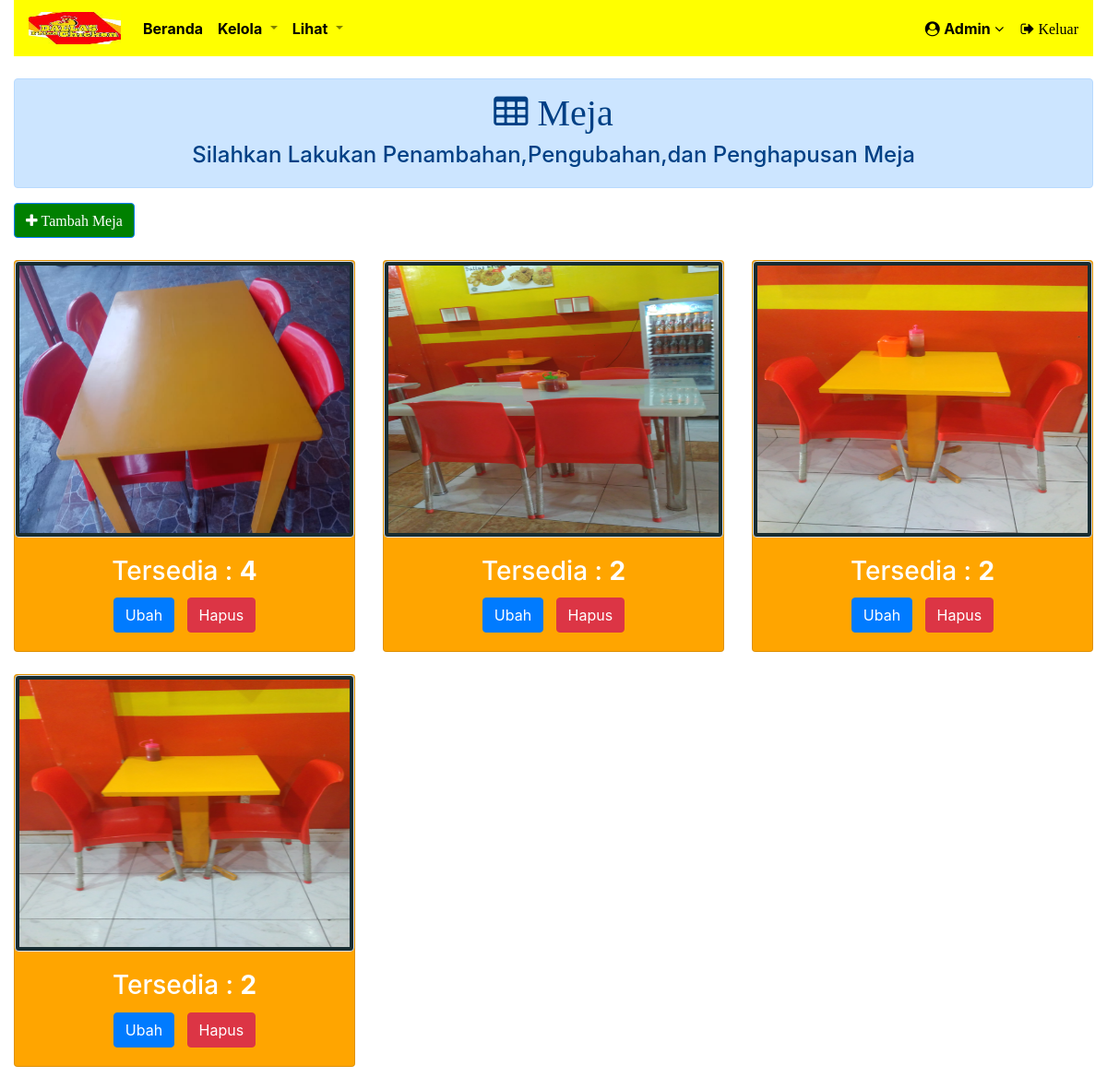
The app's page /meja.php?semuaMeja (signed in) with its own data.
### tables this page shows
CREATE TABLE `t_meja` (
  `id_meja` int(20) NOT NULL,
  `jumlah_kursi` int(50) NOT NULL,
  `gambar` varchar(50) NOT NULL,
  `Deskripsi` text NOT NULL
);

### meja.php (the view, shortened to what this page needs)
<!DOCTYPE html>
<html>
<head>
	<?php
		include("hf/reference.php");
	?>
</head>
<body>
		<div class="container-fluid">
		<?php include("hf/menubar.php"); ?>
		<?php if(isset($_GET['semuaMeja'])) { ?>
		<?php
			if (isset($_SESSION['admin']) && $_SESSION['admin'] == 1) {
		?>
		<br>
		<div class="row">
			<div class="col-md-12">
				<div>
					<div class="alert alert-primary">
						<center><h1><i class="fa fa-table"> Meja</i></h1></center>
						<center><h4>Silahkan Lakukan Penambahan,Pengubahan,dan Penghapusan Meja</h4></center>
					</div>
				</div>
			</div>
		</div>
		<div class="row">
			<div class="col-md-12">
				<div>
						<a href="meja.php?buatMejaBaru" class="btn btn-primary" style="background-color: green"><i class="fa fa-plus"> Tambah Meja</i></a>
				</div>
			</div>
		</div>
		<?php } ?>
		<br>
		<div class="row">
			<?php
				$queri = "SELECT * FROM t_meja";
				$gambar = mysqli_query($conn,$queri);
				while($gambars = mysqli_fetch_array($gambar)) {
			?>
			<div class="col-md-4">
				<div class="card" style="background-color: orange">
					<a href="#"><img src="assets/img/meja/<?=$gambars['gambar']?>" class="img-thumbnail" alt="avatar" style="height: 300px;width: 500px;background-color: #182c31" data-container="body" data-toggle="popover" data-placement="top" data-content="<?php echo $gambars['Deskripsi']; ?>"></a>
					<div class="card-body">
						<h3><center><p class="card-title" style="color : white">Tersedia : <b><?php echo $gambars['jumlah_kursi'] ?></b></p></center></h3>
						<center>
							<?php
								if (isset($_SESSION['admin']) && $_SESSION['admin'] == 1) {
							?>
							<a href="meja.php?editMeja=<?php echo $gambars['id_meja']; ?>"><button class="btn btn-primary">Ubah</button></a>&nbsp;&nbsp;
							<a href="function.php?deleteMeja=<?php echo $gambars['id_meja']; ?>"><button class="btn btn-danger">Hapus</button></a>
							<?php } else {
								if($gambars['jumlah_kursi'] <= 0) {
							?>
								<a href="#"><button class="btn btn-primary" disabled>Penuh</button></a>
							<?php } else { ?>
								<a href="boking.php?bookingMeja=<?php echo $gambars['id_meja']; ?>"><button class="btn btn-primary">Request</button></a>
							<?php }} ?>
						</center>
					</div>
				</div>
				<br>
			</div>
			<?php }} ?>
			</div>
			</div>
</body>
</html>

### hf/reference.php (shortened to what this page needs)
 <link rel="stylesheet" href="https://maxcdn.bootstrapcdn.com/font-awesome/4.4.0/css/font-awesome.min.css">
<link rel="stylesheet" href="https://maxcdn.bootstrapcdn.com/bootstrap/4.0.0/css/bootstrap.min.css">
<link href="//maxcdn.bootstrapcdn.com/bootstrap/4.0.0/css/bootstrap.min.css" rel="stylesheet" id="bootstrap-css">
<link rel="stylesheet" type="text/css" href="hf/footer.css">

### hf/menubar.php (shortened to what this page needs)
<?php
  if(isset($_SESSION['is_logged_in']) && $_SESSION['is_logged_in'] == 1) {
    if(isset($_SESSION['admin']) && $_SESSION['admin'] == 1) {
?>
      <nav class="navbar navbar-expand-lg navbar-light" id="navbar_menu" style="background-color: yellow ">
      <a class="navbar-brand" href="index.php" style="background-color: yellow"><img src="assets/img/beranda/logo.jpg" style="height: 35px;width: 100px;"></a>
      <div class="collapse navbar-collapse" id="navbarSupportedContent">
      <ul class="navbar-nav mr-auto">
        <li class="nav-item active">
          <span><a class="nav-link" href="index.php"><b style="color: black">Beranda</b><span class="sr-only"></span></a></span>
        </li>
        <li class="nav-item dropdown">
          <a class="nav-link dropdown-toggle" href="#" id="navbarDropdown" role="button" data-toggle="dropdown" aria-haspopup="true" aria-expanded="false">
           <b style="color: black">Kelola</b>
          </a>
        </li>
        <li class="nav-item dropdown">
          <a class="nav-link dropdown-toggle" href="#" id="navbarDropdown" role="button" data-toggle="dropdown" aria-haspopup="true" aria-expanded="false">
           <b style="color: black">Lihat</b>
          </a>
        </li>
      </ul>
      <ul class="nav nav-right ml-auto">
        <li class="dropdown">
        <a href="#" class="nav-linkdropdown-toggle " data-toggle="dropdown" data-hover="dropdown" data-delay="0" data-close-others="false"><i class="fa fa-user-circle" aria-hidden="true" style="color : black"></i> <b style="color : black">Admin</b>  <i class="fa fa-angle-down" aria-hidden="true" style="color : black"> </i></a>
       </li>
      <li class="nav-item">
        <a href="index.php?do_logout"> <i class=" fa fa-sign-out" style="color : black"> Keluar </i></a>
      </li>
      </ul>
    </div>
  </nav>
<?php
   }
} ?>

### records on screen
t_meja: gambar (picture), jumlah_kursi "4"
t_meja: gambar (picture), jumlah_kursi "2"
t_meja: gambar (picture), jumlah_kursi "2"
t_meja: gambar (picture), jumlah_kursi "2"
